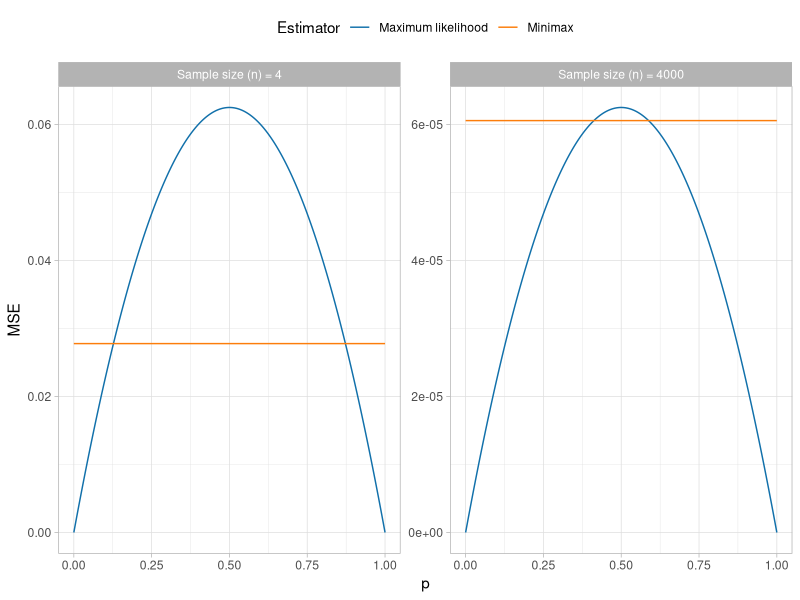
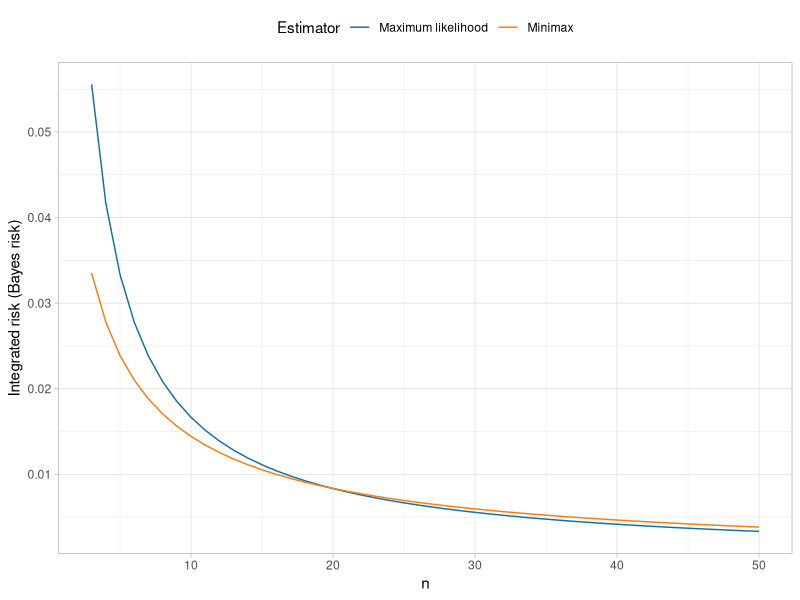
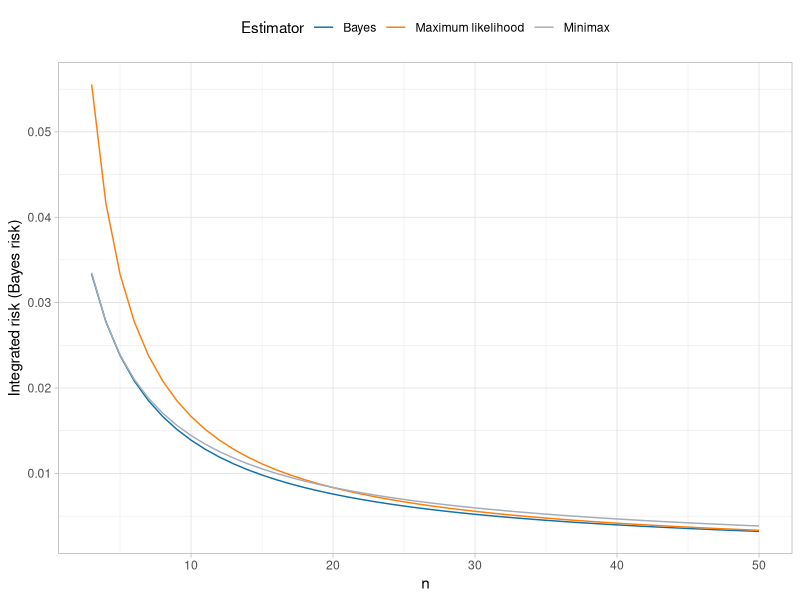
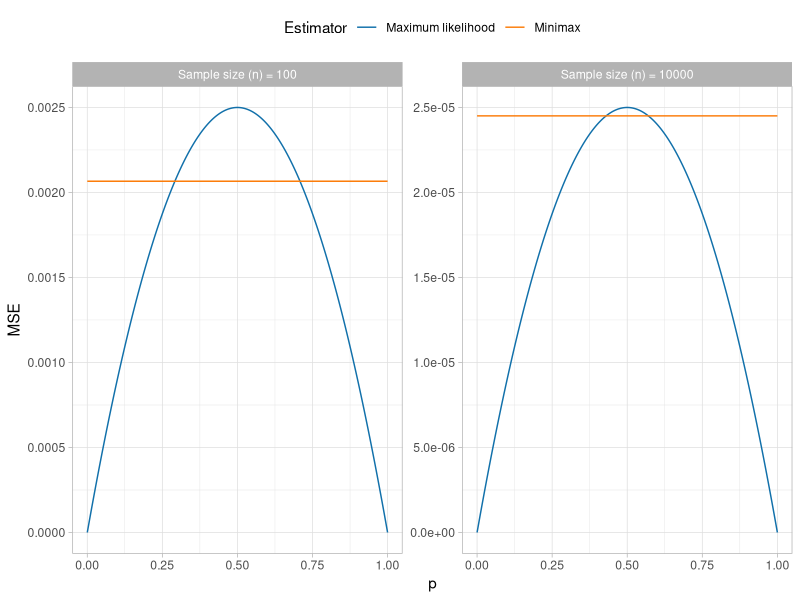

The R source for these figures, in order:
set.seed(123)
y <- c(rnorm(8), 3, 6, 9)

m_huber <- function(y, k) {
  0.5 * y^2 * I(abs(y) <= k) + (k * abs(y) - 0.5 * k^2) * I(abs(y) >= k)
}

M_huber <- function(theta, y, k) {
  -mean(m_huber(y - theta, k))
}
M_huber <- Vectorize(M_huber, vectorize.args = "theta")

k_values <- c(0.5, 1, 2, 4, 6, 8)
m_hat <- numeric(length(k_values))
for (i in 1:length(k_values)) {
  m_hat[i] <- nlminb(start = median(y), objective = function(theta) -M_huber(theta, y = y, k = k_values[i]))$par
}

print(y)

tab <- c(median(y), m_hat)
names(tab) <- c(0, k_values)
# knitr::kable(t(tab), digits = 3)

library(ggplot2)
library(ggthemes)

n <- 4
data_plot <- data.frame(p = rep(seq(from = 0, to = 1, length = 1000), 2))
data_plot$n <- "Sample size (n) = 4"
data_plot$MSE <- c(data_plot$p[1:1000] * (1 - data_plot$p[1:1000]) / n, data_plot$p[1:1000] * 0 + n / (4 * (n + sqrt(n))^2))
data_plot$Estimator <- rep(c("Maximum likelihood", "Minimax"), each = 1000)

n <- 4000
data_plot2 <- data.frame(p = rep(seq(from = 0, to = 1, length = 1000), 2))
data_plot2$n <- "Sample size (n) = 4000"
data_plot2$MSE <- c(data_plot2$p[1:1000] * (1 - data_plot2$p[1:1000]) / n, data_plot2$p[1:1000] * 0 + n / (4 * (n + sqrt(n))^2))
data_plot2$Estimator <- rep(c("Maximum likelihood", "Minimax"), each = 1000)

data_plot <- rbind(data_plot, data_plot2)

ggplot(data = data_plot, aes(x = p, y = MSE, col = Estimator)) +
  geom_line() +
  facet_wrap(. ~ n, scales = "free_y") +
  theme_light() +
  theme(legend.position = "top") +
  scale_color_tableau(palette = "Color Blind") +
  xlab("p") +
  ylab("MSE")

data_plot <- data.frame(n = rep(round(seq(from = 3, 50, length = 5000)), 2))
data_plot$BayesRisk <- c(1 / (6 * data_plot$n[1:5000]), data_plot$n[1:5000] / (4 * (data_plot$n[1:5000] + sqrt(data_plot$n[1:5000]))^2))
data_plot$Estimator <- rep(c("Maximum likelihood", "Minimax"), each = 5000)

ggplot(data = data_plot, aes(x = n, y = BayesRisk, col = Estimator)) +
  geom_line() +
  theme_light() +
  theme(legend.position = "top") +
  scale_color_tableau(palette = "Color Blind") +
  xlab("n") +
  ylab("Integrated risk (Bayes risk)")

data_plot <- data.frame(n = rep(round(seq(from = 3, 50, length = 5000)), 3))
data_plot$BayesRisk <- c(1 / (6 * data_plot$n[1:5000]), data_plot$n[1:5000] / (4 * (data_plot$n[1:5000] + sqrt(data_plot$n[1:5000]))^2), 1 / (6 * (data_plot$n[1:5000] + 2)))
data_plot$Estimator <- rep(c("Maximum likelihood", "Minimax", "Bayes"), each = 5000)

ggplot(data = data_plot, aes(x = n, y = BayesRisk, col = Estimator)) +
  geom_line() +
  theme_light() +
  theme(legend.position = "top") +
  scale_color_tableau(palette = "Color Blind") +
  xlab("n") +
  ylab("Integrated risk (Bayes risk)")

library(ggplot2)
library(ggthemes)

n <- 100
data_plot <- data.frame(p = rep(seq(from = 0, to = 1, length = 1000), 2))
data_plot$n <- "Sample size (n) = 100"
data_plot$MSE <- c(data_plot$p[1:1000] * (1 - data_plot$p[1:1000]) / n, data_plot$p[1:1000] * 0 + n / (4 * (n + sqrt(n))^2))
data_plot$Estimator <- rep(c("Maximum likelihood", "Minimax"), each = 1000)

n <- 10000
data_plot2 <- data.frame(p = rep(seq(from = 0, to = 1, length = 1000), 2))
data_plot2$n <- "Sample size (n) = 10000"
data_plot2$MSE <- c(data_plot2$p[1:1000] * (1 - data_plot2$p[1:1000]) / n, data_plot2$p[1:1000] * 0 + n / (4 * (n + sqrt(n))^2))
data_plot2$Estimator <- rep(c("Maximum likelihood", "Minimax"), each = 1000)

data_plot <- rbind(data_plot, data_plot2)

ggplot(data = data_plot, aes(x = p, y = MSE, col = Estimator)) +
  geom_line() +
  facet_wrap(. ~ n, scales = "free_y") +
  theme_light() +
  theme(legend.position = "top") +
  scale_color_tableau(palette = "Color Blind") +
  xlab("p") +
  ylab("MSE")
